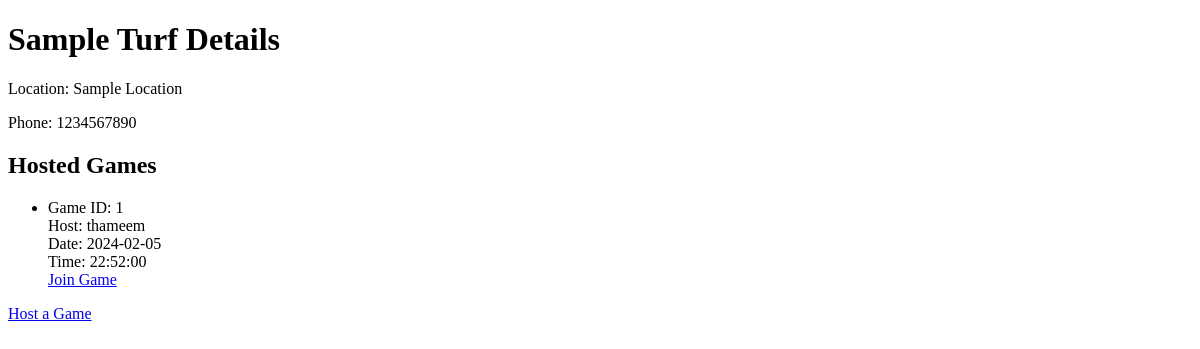
Page /turf/1 (signed in) on the earlier database version.
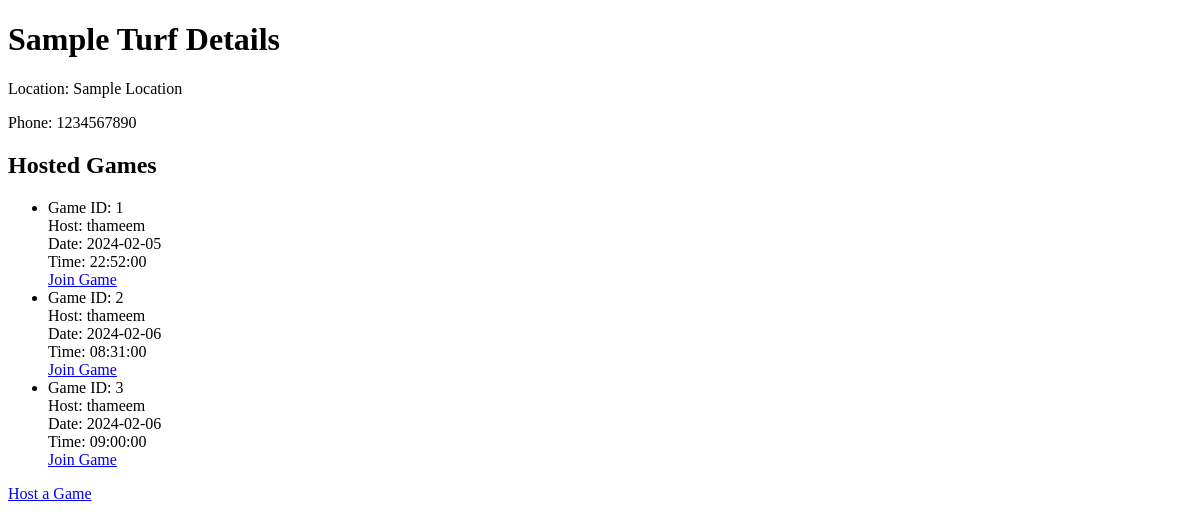
Same page on the later database version.
### app.py (models this page shows)
class Turf(db.Model):
    id = db.Column(db.Integer, primary_key=True)
    turf_name = db.Column(db.String(255), nullable=False)
    turf_location = db.Column(db.String(255), nullable=False)
    turf_phone = db.Column(db.String(15), nullable=True)
    games = db.relationship('Game', backref='turf', lazy=True)

class Game(db.Model):
    id = db.Column(db.Integer, primary_key=True)
    turf_id = db.Column(db.Integer, db.ForeignKey('turf.id'), nullable=False)
    host_name = db.Column(db.String(255), nullable=False)
    host_phone = db.Column(db.String(15), nullable=True)
    game_time = db.Column(db.DateTime, nullable=False)
    players = db.relationship('Player', backref='game', lazy=True)

### app.py (the view)
@app.route('/turf/<int:turf_id>', methods=['GET', 'POST'])
@login_required
def turf_detail(turf_id):
    turf = Turf.query.get_or_404(turf_id)
    hosted_games = turf.games
    return render_template('turf_detail.html', turf=turf, hosted_games=hosted_games)

### app.py (called while the page is built)
@login_manager.user_loader
def load_user(user_id):
    return User.query.get(int(user_id))

### templates/turf_detail.html (shortened to what this page needs)
{% extends 'layout.html' %}
{% block body %}
    <h1>{{ turf.turf_name }} Details</h1>
    <p>Location: {{ turf.turf_location }}</p>
    <p>Phone: {{ turf.turf_phone }}</p>
    <h2>Hosted Games</h2>
    <ul>
        {% for game in hosted_games %}
            <li>
                Game ID: {{ game.id }}<br>
                Host: {{ game.host_name }}<br>
                Date: {{ game.game_time.strftime('%Y-%m-%d') }}<br>
                Time: {{ game.game_time.strftime('%H:%M:%S') }}<br>
                <a href="{{ url_for('join_game', turf_id=turf.id, game_id=game.id) }}">Join Game</a>
            </li>
        {% endfor %}
    </ul>
    {% if current_user.is_authenticated %}
        <a href="{{ url_for('host_game', turf_id=turf.id) }}">Host a Game</a>
    {% endif %}
{% endblock body %}

### templates/layout.html (shortened to what this page needs)
<!DOCTYPE html>
<html lang="en">
<head>
</head>
<body>
    {% block body %}
    {% endblock body %}
</body>
</html>

Differences in the rows shown:
added Game: id "2", host_name "thameem", game_time "2024-02-06", game_time "08:31:00"
added Game: id "3", host_name "thameem", game_time "2024-02-06", game_time "09:00:00"
